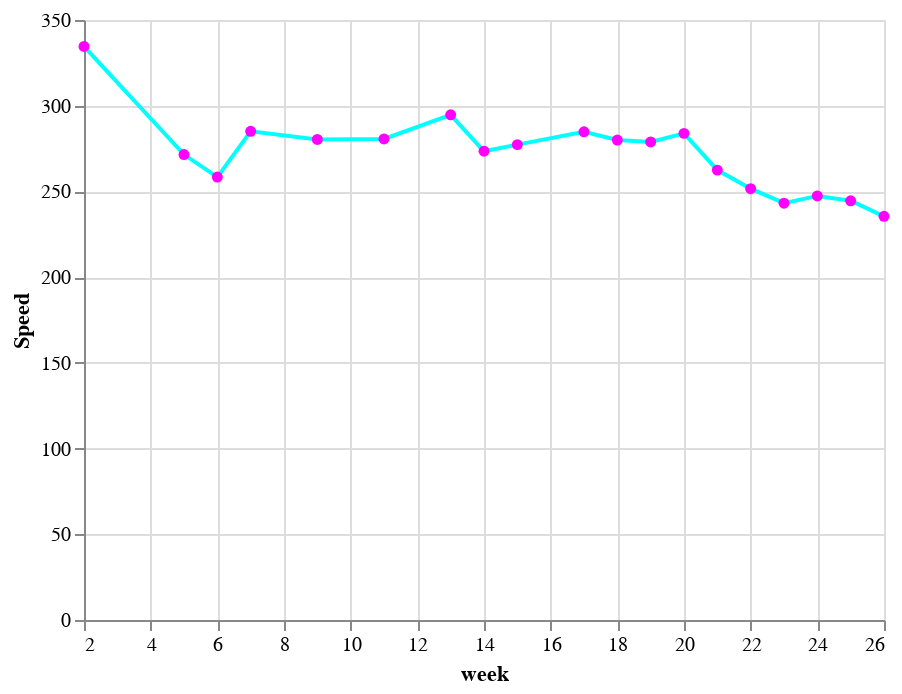

Notebook code for this chart:
### Code cell
# mit punkten (umständlich aber didaktisch wertvoll :-))
line = alt.Chart(df).mark_line(color="aqua").encode(
    alt.X("week"),
    alt.Y("average(seconds_per_km)", title="Speed")
    
)
points = alt.Chart(df).mark_circle(color="magenta").encode(
    alt.X("week"),
    alt.Y("average(seconds_per_km)", title="Speed")
    
)
line + points

### Figure 1 — Vega-Lite specification as saved in the notebook (floating-point values rounded to 4 significant figures)
{"$schema": "https://vega.github.io/schema/vega-lite/v4.8.1.json", "config": {"view": {"continuousHeight": 300, "continuousWidth": 400}}, "data": {"name": "data-31c7fd9393a38aac112a5c8ac5ad6139"}, "datasets": {"data-31c7fd9393a38aac112a5c8ac5ad6139": [{"Unnamed: 0": 182, "avgPace(/meter)": 0.3787, "calories(kcal)": 71, "date": "2022-01-10 20:39", "day_of_week": "Monday", "distance(m)": 1191, "distance_rounded": 1, "maxPace(/meter)": 7.246, "minPace(/meter)": 0.2501, "seconds_per_km": 380.4, "speed_per_km": "06:20.35", "sportTime(s)": 453, "startTime": "2022-01-10T13:39:17+00:00", "type": 1, "week": 2}, {"Unnamed: 0": 178, "avgPace(/meter)": 0.2878, "calories(kcal)": 60, "date": "2022-01-13 16:23", "day_of_week": "Thursday", "distance(m)": 1004, "distance_rounded": 1, "maxPace(/meter)": 2.342, "minPace(/meter)": 0.1982, "seconds_per_km": 288.8, "speed_per_km": "04:48.84", "sportTime(s)": 290, "startTime": "2022-01-13T09:23:16+00:00", "type": 1, "week": 2}, {"Unnamed: 0": 176, "avgPace(/meter)": 0.2637, "calories(kcal)": 39, "date": "2022-02-03 17:41", "day_of_week": "Thursday", "distance(m)": 1001, "distance_rounded": 1, "maxPace(/meter)": 0.609, "minPace(/meter)": 0.1993, "seconds_per_km": 264.7, "speed_per_km": "04:24.74", "sportTime(s)": 265, "startTime": "2022-02-03T10:41:12+00:00", "type": 1, "week": 5}, {"Unnamed: 0": 172, "avgPace(/meter)": 0.2803, "calories(kcal)": 50, "date": "2022-02-05 18:46", "day_of_week": "Saturday", "distance(m)": 1006, "distance_rounded": 1, "maxPace(/meter)": 0.6911, "minPace(/meter)": 0.229, "seconds_per_km": 281.3, "speed_per_km": "04:41.31", "sportTime(s)": 283, "startTime": "2022-02-05T11:46:47+00:00", "type": 1, "week": 5}, {"Unnamed: 0": 169, "avgPace(/meter)": 0.2675, "calories(kcal)": 34, "date": "2022-02-06 18:36", "day_of_week": "Sunday", "distance(m)": 1013, "distance_rounded": 1, "maxPace(/meter)": 0.6361, "minPace(/meter)": 0.2325, "seconds_per_km": 268.5, "speed_per_km": "04:28.51", "sportTime(s)": 272, "startTime": "2022-02-06T11:36:48+00:00", "type": 1, "week": 5}, {"Unnamed: 0": 166, "avgPace(/meter)": 0.26, "calories(kcal)": 39, "date": "2022-02-11 18:49", "day_of_week": "Friday", "distance(m)": 1004, "distance_rounded": 1, "maxPace(/meter)": 0.788, "minPace(/meter)": 0.198, "seconds_per_km": 262.9, "speed_per_km": "04:22.95", "sportTime(s)": 264, "startTime": "2022-02-11T11:49:54+00:00", "type": 1, "week": 6}, {"Unnamed: 0": 163, "avgPace(/meter)": 0.2552, "calories(kcal)": 44, "date": "2022-02-12 18:25", "day_of_week": "Saturday", "distance(m)": 1011, "distance_rounded": 1, "maxPace(/meter)": 0.5571, "minPace(/meter)": 0.1928, "seconds_per_km": 256.2, "speed_per_km": "04:16.18", "sportTime(s)": 259, "startTime": "2022-02-12T11:25:02+00:00", "type": 1, "week": 6}, {"Unnamed: 0": 161, "avgPace(/meter)": 0.255, "calories(kcal)": 37, "date": "2022-02-13 18:09", "day_of_week": "Sunday", "distance(m)": 1000, "distance_rounded": 1, "maxPace(/meter)": 0.576, "minPace(/meter)": 0.194, "seconds_per_km": 256, "speed_per_km": "04:16.00", "sportTime(s)": 256, "startTime": "2022-02-13T11:09:12+00:00", "type": 1, "week": 6}, {"Unnamed: 0": 157, "avgPace(/meter)": 0.2854, "calories(kcal)": 43, "date": "2022-02-14 18:50", "day_of_week": "Monday", "distance(m)": 1002, "distance_rounded": 1, "maxPace(/meter)": 0.7446, "minPace(/meter)": 0.2587, "seconds_per_km": 286.4, "speed_per_km": "04:46.43", "sportTime(s)": 287, "startTime": "2022-02-14T11:50:09+00:00", "type": 1, "week": 7}, {"Unnamed: 0": 155, "avgPace(/meter)": 0.2827, "calories(kcal)": 60, "date": "2022-02-16 18:12", "day_of_week": "Wednesday", "distance(m)": 1001, "distance_rounded": 1, "maxPace(/meter)": 2.165, "minPace(/meter)": 0.1834, "seconds_per_km": 283.7, "speed_per_km": "04:43.72", "sportTime(s)": 284, "startTime": "2022-02-16T11:12:40+00:00", "type": 1, "week": 7}, {"Unnamed: 0": 152, "avgPace(/meter)": 0.2793, "calories(kcal)": 55, "date": "2022-03-05 07:10", "day_of_week": "Saturday", "distance(m)": 1006, "distance_rounded": 1, "maxPace(/meter)": 0.6154, "minPace(/meter)": 0.2083, "seconds_per_km": 280.3, "speed_per_km": "04:40.32", "sportTime(s)": 282, "startTime": "2022-03-05T00:10:22+00:00", "type": 1, "week": 9}, {"Unnamed: 0": 150, "avgPace(/meter)": 0.2796, "calories(kcal)": 47, "date": "2022-03-18 18:26", "day_of_week": "Friday", "distance(m)": 1005, "distance_rounded": 1, "maxPace(/meter)": 0.8749, "minPace(/meter)": 0.2372, "seconds_per_km": 280.6, "speed_per_km": "04:40.60", "sportTime(s)": 282, "startTime": "2022-03-18T11:26:11+00:00", "type": 1, "week": 11}, {"Unnamed: 0": 146, "avgPace(/meter)": 0.2964, "calories(kcal)": 57, "date": "2022-03-28 18:45", "day_of_week": "Monday", "distance(m)": 1046, "distance_rounded": 1, "maxPace(/meter)": 0.639, "minPace(/meter)": 0.2149, "seconds_per_km": 297.3, "speed_per_km": "04:57.32", "sportTime(s)": 311, "startTime": "2022-03-28T11:45:13+00:00", "type": 1, "week": 13}, {"Unnamed: 0": 144, "avgPace(/meter)": 0.3011, "calories(kcal)": 57, "date": "2022-03-29 19:02", "day_of_week": "Tuesday", "distance(m)": 1003, "distance_rounded": 1, "maxPace(/meter)": 0.6835, "minPace(/meter)": 0.2301, "seconds_per_km": 302.1, "speed_per_km": "05:2.09", "sportTime(s)": 303, "startTime": "2022-03-29T12:02:25+00:00", "type": 1, "week": 13}, {"Unnamed: 0": 142, "avgPace(/meter)": 0.2837, "calories(kcal)": 49, "date": "2022-03-30 18:52", "day_of_week": "Wednesday", "distance(m)": 1001, "distance_rounded": 1, "maxPace(/meter)": 0.4753, "minPace(/meter)": 0.1658, "seconds_per_km": 284.7, "speed_per_km": "04:44.72", "sportTime(s)": 285, "startTime": "2022-03-30T11:52:16+00:00", "type": 1, "week": 13}, {"Unnamed: 0": 140, "avgPace(/meter)": 0.27, "calories(kcal)": 48, "date": "2022-04-04 17:57", "day_of_week": "Monday", "distance(m)": 1000, "distance_rounded": 1, "maxPace(/meter)": 0.7117, "minPace(/meter)": 0.2248, "seconds_per_km": 271, "speed_per_km": "04:31.00", "sportTime(s)": 271, "startTime": "2022-04-04T10:57:56+00:00", "type": 1, "week": 14}, {"Unnamed: 0": 137, "avgPace(/meter)": 0.273, "calories(kcal)": 51, "date": "2022-04-08 18:39", "day_of_week": "Friday", "distance(m)": 1000, "distance_rounded": 1, "maxPace(/meter)": 0.6707, "minPace(/meter)": 0.2315, "seconds_per_km": 274, "speed_per_km": "04:34.00", "sportTime(s)": 274, "startTime": "2022-04-08T11:39:28+00:00", "type": 1, "week": 14}, {"Unnamed: 0": 134, "avgPace(/meter)": 0.2744, "calories(kcal)": 45, "date": "2022-04-10 18:41", "day_of_week": "Sunday", "distance(m)": 1006, "distance_rounded": 1, "maxPace(/meter)": 0.6873, "minPace(/meter)": 0.2137, "seconds_per_km": 275.3, "speed_per_km": "04:35.35", "sportTime(s)": 277, "startTime": "2022-04-10T11:41:58+00:00", "type": 1, "week": 14}, {"Unnamed: 0": 131, "avgPace(/meter)": 0.277, "calories(kcal)": 44, "date": "2022-04-13 17:48", "day_of_week": "Wednesday", "distance(m)": 1000, "distance_rounded": 1, "maxPace(/meter)": 0.7634, "minPace(/meter)": 0.2038, "seconds_per_km": 278, "speed_per_km": "04:38.00", "sportTime(s)": 278, "startTime": "2022-04-13T10:48:11+00:00", "type": 1, "week": 15}, {"Unnamed: 0": 128, "avgPace(/meter)": 0.2756, "calories(kcal)": 39, "date": "2022-04-15 16:54", "day_of_week": "Friday", "distance(m)": 1005, "distance_rounded": 1, "maxPace(/meter)": 0.7968, "minPace(/meter)": 0.244, "seconds_per_km": 276.6, "speed_per_km": "04:36.62", "sportTime(s)": 278, "startTime": "2022-04-15T09:54:21+00:00", "type": 1, "week": 15}, {"Unnamed: 0": 125, "avgPace(/meter)": 0.2939, "calories(kcal)": 62, "date": "2022-04-26 18:40", "day_of_week": "Tuesday", "distance(m)": 1201, "distance_rounded": 1, "maxPace(/meter)": 1.115, "minPace(/meter)": 0.1997, "seconds_per_km": 294.8, "speed_per_km": "04:54.75", "sportTime(s)": 354, "startTime": "2022-04-26T11:40:21+00:00", "type": 1, "week": 17}, {"Unnamed: 0": 123, "avgPace(/meter)": 0.2685, "calories(kcal)": 48, "date": "2022-04-27 18:31", "day_of_week": "Wednesday", "distance(m)": 1002, "distance_rounded": 1, "maxPace(/meter)": 0.6803, "minPace(/meter)": 0.2187, "seconds_per_km": 269.5, "speed_per_km": "04:29.46", "sportTime(s)": 270, "startTime": "2022-04-27T11:31:56+00:00", "type": 1, "week": 17}, {"Unnamed: 0": 121, "avgPace(/meter)": 0.2774, "calories(kcal)": 50, "date": "2022-04-28 17:37", "day_of_week": "Thursday", "distance(m)": 1002, "distance_rounded": 1, "maxPace(/meter)": 0.8052, "minPace(/meter)": 0.221, "seconds_per_km": 278.4, "speed_per_km": "04:38.44", "sportTime(s)": 279, "startTime": "2022-04-28T10:37:51+00:00", "type": 1, "week": 17}, {"Unnamed: 0": 119, "avgPace(/meter)": 0.2974, "calories(kcal)": 89, "date": "2022-04-29 18:01", "day_of_week": "Friday", "distance(m)": 1651, "distance_rounded": 1, "maxPace(/meter)": 1.217, "minPace(/meter)": 0.2073, "seconds_per_km": 299.8, "speed_per_km": "04:59.82", "sportTime(s)": 495, "startTime": "2022-04-29T11:01:29+00:00", "type": 1, "week": 17}, {"Unnamed: 0": 117, "avgPace(/meter)": 0.2803, "calories(kcal)": 41, "date": "2022-05-01 16:48", "day_of_week": "Sunday", "distance(m)": 1006, "distance_rounded": 1, "maxPace(/meter)": 0.8224, "minPace(/meter)": 0.2239, "seconds_per_km": 281.3, "speed_per_km": "04:41.31", "sportTime(s)": 283, "startTime": "2022-05-01T09:48:50+00:00", "type": 1, "week": 17}, {"Unnamed: 0": 112, "avgPace(/meter)": 0.2761, "calories(kcal)": 42, "date": "2022-05-04 18:52", "day_of_week": "Wednesday", "distance(m)": 1007, "distance_rounded": 1, "maxPace(/meter)": 0.6135, "minPace(/meter)": 0.2112, "seconds_per_km": 277.1, "speed_per_km": "04:37.06", "sportTime(s)": 279, "startTime": "2022-05-04T11:52:29+00:00", "type": 1, "week": 18}, {"Unnamed: 0": 110, "avgPace(/meter)": 0.291, "calories(kcal)": 52, "date": "2022-05-05 18:15", "day_of_week": "Thursday", "distance(m)": 1000, "distance_rounded": 1, "maxPace(/meter)": 0.7042, "minPace(/meter)": 0.216, "seconds_per_km": 292, "speed_per_km": "04:52.00", "sportTime(s)": 292, "startTime": "2022-05-05T11:15:38+00:00", "type": 1, "week": 18}, {"Unnamed: 0": 107, "avgPace(/meter)": 0.2712, "calories(kcal)": 47, "date": "2022-05-06 17:16", "day_of_week": "Friday", "distance(m)": 1003, "distance_rounded": 1, "maxPace(/meter)": 0.7022, "minPace(/meter)": 0.2276, "seconds_per_km": 272.2, "speed_per_km": "04:32.18", "sportTime(s)": 273, "startTime": "2022-05-06T10:16:48+00:00", "type": 1, "week": 18}, {"Unnamed: 0": 104, "avgPace(/meter)": 0.278, "calories(kcal)": 52, "date": "2022-05-07 16:47", "day_of_week": "Saturday", "distance(m)": 1040, "distance_rounded": 1, "maxPace(/meter)": 212, "minPace(/meter)": 0.2129, "seconds_per_km": 278.8, "speed_per_km": "04:38.85", "sportTime(s)": 290, "startTime": "2022-05-07T09:47:30+00:00", "type": 1, "week": 18}, {"Unnamed: 0": 102, "avgPace(/meter)": 0.279, "calories(kcal)": 56, "date": "2022-05-08 18:24", "day_of_week": "Sunday", "distance(m)": 1026, "distance_rounded": 1, "maxPace(/meter)": 225, "minPace(/meter)": 0.2221, "seconds_per_km": 279.7, "speed_per_km": "04:39.73", "sportTime(s)": 287, "startTime": "2022-05-08T11:24:19+00:00", "type": 1, "week": 18}, {"Unnamed: 0": 99, "avgPace(/meter)": 0.278, "calories(kcal)": 59, "date": "2022-05-12 18:36", "day_of_week": "Thursday", "distance(m)": 1007, "distance_rounded": 1, "maxPace(/meter)": 178, "minPace(/meter)": 0.1781, "seconds_per_km": 279.0, "speed_per_km": "04:39.05", "sportTime(s)": 281, "startTime": "2022-05-12T11:36:50+00:00", "type": 1, "week": 19}, {"Unnamed: 0": 96, "avgPace(/meter)": 0.283, "calories(kcal)": 55, "date": "2022-05-13 18:36", "day_of_week": "Friday", "distance(m)": 1024, "distance_rounded": 1, "maxPace(/meter)": 201, "minPace(/meter)": 0.2015, "seconds_per_km": 284.2, "speed_per_km": "04:44.18", "sportTime(s)": 291, "startTime": "2022-05-13T11:36:23+00:00", "type": 1, "week": 19}, {"Unnamed: 0": 92, "avgPace(/meter)": 0.273, "calories(kcal)": 51, "date": "2022-05-15 18:36", "day_of_week": "Sunday", "distance(m)": 1028, "distance_rounded": 1, "maxPace(/meter)": 197, "minPace(/meter)": 0.1974, "seconds_per_km": 273.3, "speed_per_km": "04:33.35", "sportTime(s)": 281, "startTime": "2022-05-15T11:36:24+00:00", "type": 1, "week": 19}, {"Unnamed: 0": 89, "avgPace(/meter)": 0.288, "calories(kcal)": 63, "date": "2022-05-16 18:31", "day_of_week": "Monday", "distance(m)": 1046, "distance_rounded": 1, "maxPace(/meter)": 210, "minPace(/meter)": 0.2106, "seconds_per_km": 288.7, "speed_per_km": "04:48.72", "sportTime(s)": 302, "startTime": "2022-05-16T11:31:34+00:00", "type": 1, "week": 20}, {"Unnamed: 0": 86, "avgPace(/meter)": 0.293, "calories(kcal)": 63, "date": "2022-05-17 18:15", "day_of_week": "Tuesday", "distance(m)": 1049, "distance_rounded": 1, "maxPace(/meter)": 237, "minPace(/meter)": 0.2227, "seconds_per_km": 293.6, "speed_per_km": "04:53.61", "sportTime(s)": 308, "startTime": "2022-05-17T11:15:00+00:00", "type": 1, "week": 20}, {"Unnamed: 0": 82, "avgPace(/meter)": 0.2841, "calories(kcal)": 50.03, "date": "2022-05-21 20:48", "day_of_week": "Saturday", "distance(m)": 1003, "distance_rounded": 1, "maxPace(/meter)": 0.6219, "minPace(/meter)": 0.2232, "seconds_per_km": 286.1, "speed_per_km": "04:46.14", "sportTime(s)": 287, "startTime": "2022-05-21T13:48:24+00:00", "type": 1, "week": 20}, {"Unnamed: 0": 79, "avgPace(/meter)": 0.265, "calories(kcal)": 44.08, "date": "2022-05-22 17:22", "day_of_week": "Sunday", "distance(m)": 1000, "distance_rounded": 1, "maxPace(/meter)": 0.815, "minPace(/meter)": 0.2136, "seconds_per_km": 267, "speed_per_km": "04:27.00", "sportTime(s)": 267, "startTime": "2022-05-22T10:22:47+00:00", "type": 1, "week": 20}, {"Unnamed: 0": 76, "avgPace(/meter)": 0.265, "calories(kcal)": 50.33, "date": "2022-05-23 18:46", "day_of_week": "Monday", "distance(m)": 1000, "distance_rounded": 1, "maxPace(/meter)": 0.668, "minPace(/meter)": 0.2187, "seconds_per_km": 267, "speed_per_km": "04:27.00", "sportTime(s)": 267, "startTime": "2022-05-23T11:46:59+00:00", "type": 1, "week": 21}, {"Unnamed: 0": 73, "avgPace(/meter)": 0.2647, "calories(kcal)": 44.15, "date": "2022-05-24 18:54", "day_of_week": "Tuesday", "distance(m)": 1001, "distance_rounded": 1, "maxPace(/meter)": 0.9251, "minPace(/meter)": 0.2227, "seconds_per_km": 266.7, "speed_per_km": "04:26.73", "sportTime(s)": 267, "startTime": "2022-05-24T11:54:01+00:00", "type": 1, "week": 21}, {"Unnamed: 0": 70, "avgPace(/meter)": 0.2353, "calories(kcal)": 40.81, "date": "2022-05-25 17:56", "day_of_week": "Wednesday", "distance(m)": 1003, "distance_rounded": 1, "maxPace(/meter)": 0.9066, "minPace(/meter)": 0.1197, "seconds_per_km": 240.3, "speed_per_km": "04:0.28", "sportTime(s)": 241, "startTime": "2022-05-25T10:56:04+00:00", "type": 1, "week": 21}, {"Unnamed: 0": 67, "avgPace(/meter)": 0.2622, "calories(kcal)": 53.12, "date": "2022-05-26 17:17", "day_of_week": "Thursday", "distance(m)": 1003, "distance_rounded": 1, "maxPace(/meter)": 0.558, "minPace(/meter)": 0.1968, "seconds_per_km": 264.2, "speed_per_km": "04:24.21", "sportTime(s)": 265, "startTime": "2022-05-26T10:17:38+00:00", "type": 1, "week": 21}, {"Unnamed: 0": 64, "avgPace(/meter)": 0.2742, "calories(kcal)": 43.04, "date": "2022-05-27 18:35", "day_of_week": "Friday", "distance(m)": 1003, "distance_rounded": 1, "maxPace(/meter)": 0.757, "minPace(/meter)": 0.2449, "seconds_per_km": 276.2, "speed_per_km": "04:36.17", "sportTime(s)": 277, "startTime": "2022-05-27T11:35:19+00:00", "type": 1, "week": 21}, {"Unnamed: 0": 61, "avgPace(/meter)": 0.2677, "calories(kcal)": 51.33, "date": "2022-05-28 17:39", "day_of_week": "Saturday", "distance(m)": 1005, "distance_rounded": 1, "maxPace(/meter)": 0.6452, "minPace(/meter)": 0.2224, "seconds_per_km": 269.7, "speed_per_km": "04:29.65", "sportTime(s)": 271, "startTime": "2022-05-28T10:39:29+00:00", "type": 1, "week": 21}, {"Unnamed: 0": 58, "avgPace(/meter)": 0.251, "calories(kcal)": 41, "date": "2022-05-29 18:19", "day_of_week": "Sunday", "distance(m)": 1000, "distance_rounded": 1, "maxPace(/meter)": 0.4274, "minPace(/meter)": 0.1839, "seconds_per_km": 253, "speed_per_km": "04:13.00", "sportTime(s)": 253, "startTime": "2022-05-29T11:19:12+00:00", "type": 1, "week": 21}, {"Unnamed: 0": 55, "avgPace(/meter)": 0.25, "calories(kcal)": 48.92, "date": "2022-05-30 18:55", "day_of_week": "Monday", "distance(m)": 1004, "distance_rounded": 1, "maxPace(/meter)": 0.4058, "minPace(/meter)": 0.1746, "seconds_per_km": 252.0, "speed_per_km": "04:11.99", "sportTime(s)": 253, "startTime": "2022-05-30T11:55:16+00:00", "type": 1, "week": 22}, {"Unnamed: 0": 52, "avgPace(/meter)": 0.2575, "calories(kcal)": 49.91, "date": "2022-05-31 18:42", "day_of_week": "Tuesday", "distance(m)": 1006, "distance_rounded": 1, "maxPace(/meter)": 0.5513, "minPace(/meter)": 0.203, "seconds_per_km": 259.4, "speed_per_km": "04:19.44", "sportTime(s)": 261, "startTime": "2022-05-31T11:42:33+00:00", "type": 1, "week": 22}, {"Unnamed: 0": 49, "avgPace(/meter)": 0.2483, "calories(kcal)": 45.2, "date": "2022-06-03 18:03", "day_of_week": "Friday", "distance(m)": 1003, "distance_rounded": 1, "maxPace(/meter)": 0.8258, "minPace(/meter)": 0.1627, "seconds_per_km": 250.2, "speed_per_km": "04:10.25", "sportTime(s)": 251, "startTime": "2022-06-03T11:03:24+00:00", "type": 1, "week": 22}, {"Unnamed: 0": 46, "avgPace(/meter)": 0.2428, "calories(kcal)": 51.81, "date": "2022-06-04 18:38", "day_of_week": "Saturday", "distance(m)": 1001, "distance_rounded": 1, "maxPace(/meter)": 0.5981, "minPace(/meter)": 0.2102, "seconds_per_km": 244.8, "speed_per_km": "04:4.76", "sportTime(s)": 245, "startTime": "2022-06-04T11:38:21+00:00", "type": 1, "week": 22}, {"Unnamed: 0": 43, "avgPace(/meter)": 0.2348, "calories(kcal)": 30.82, "date": "2022-06-11 17:38", "day_of_week": "Saturday", "distance(m)": 1001, "distance_rounded": 1, "maxPace(/meter)": 0.5176, "minPace(/meter)": 0.1971, "seconds_per_km": 236.8, "speed_per_km": "03:56.76", "sportTime(s)": 237, "startTime": "2022-06-11T10:38:27+00:00", "type": 1, "week": 23}, {"Unnamed: 0": 39, "avgPace(/meter)": 0.2475, "calories(kcal)": 51.79, "date": "2022-06-12 17:47", "day_of_week": "Sunday", "distance(m)": 1006, "distance_rounded": 1, "maxPace(/meter)": 0.6472, "minPace(/meter)": 0.2005, "seconds_per_km": 249.5, "speed_per_km": "04:9.50", "sportTime(s)": 251, "startTime": "2022-06-12T10:47:29+00:00", "type": 1, "week": 23}, {"Unnamed: 0": 36, "avgPace(/meter)": 0.2562, "calories(kcal)": 56.05, "date": "2022-06-14 19:03", "day_of_week": "Tuesday", "distance(m)": 1003, "distance_rounded": 1, "maxPace(/meter)": 0.5627, "minPace(/meter)": 0.1935, "seconds_per_km": 258.2, "speed_per_km": "04:18.23", "sportTime(s)": 259, "startTime": "2022-06-14T12:03:23+00:00", "type": 1, "week": 24}, {"Unnamed: 0": 32, "avgPace(/meter)": 0.2443, "calories(kcal)": 47.92, "date": "2022-06-15 18:46", "day_of_week": "Wednesday", "distance(m)": 1011, "distance_rounded": 1, "maxPace(/meter)": 0.5219, "minPace(/meter)": 0.1885, "seconds_per_km": 246.3, "speed_per_km": "04:6.29", "sportTime(s)": 249, "startTime": "2022-06-15T11:46:25+00:00", "type": 1, "week": 24}, {"Unnamed: 0": 27, "avgPace(/meter)": 0.2405, "calories(kcal)": 33.65, "date": "2022-06-16 18:03", "day_of_week": "Thursday", "distance(m)": 1002, "distance_rounded": 1, "maxPace(/meter)": 0.5764, "minPace(/meter)": 0.1971, "seconds_per_km": 242.5, "speed_per_km": "04:2.51", "sportTime(s)": 243, "startTime": "2022-06-16T11:03:28+00:00", "type": 1, "week": 24}, {"Unnamed: 0": 23, "avgPace(/meter)": 0.2405, "calories(kcal)": 48.66, "date": "2022-06-17 18:03", "day_of_week": "Friday", "distance(m)": 1002, "distance_rounded": 1, "maxPace(/meter)": 0.4713, "minPace(/meter)": 0.1802, "seconds_per_km": 242.5, "speed_per_km": "04:2.51", "sportTime(s)": 243, "startTime": "2022-06-17T11:03:58+00:00", "type": 1, "week": 24}, {"Unnamed: 0": 18, "avgPace(/meter)": 0.2428, "calories(kcal)": 45, "date": "2022-06-21 19:23", "day_of_week": "Tuesday", "distance(m)": 1009, "distance_rounded": 1, "maxPace(/meter)": 0.5322, "minPace(/meter)": 0.1881, "seconds_per_km": 244.8, "speed_per_km": "04:4.80", "sportTime(s)": 247, "startTime": "2022-06-21T12:23:33+00:00", "type": 1, "week": 25}, {"Unnamed: 0": 15, "avgPace(/meter)": 0.2423, "calories(kcal)": 49.76, "date": "2022-06-23 18:16", "day_of_week": "Thursday", "distance(m)": 1003, "distance_rounded": 1, "maxPace(/meter)": 0.627, "minPace(/meter)": 0.1883, "seconds_per_km": 244.3, "speed_per_km": "04:4.27", "sportTime(s)": 245, "startTime": "2022-06-23T11:16:47+00:00", "type": 1, "week": 25}, {"Unnamed: 0": 10, "avgPace(/meter)": 0.2365, "calories(kcal)": 48.67, "date": "2022-06-27 18:45", "day_of_week": "Monday", "distance(m)": 1002, "distance_rounded": 1, "maxPace(/meter)": 0.6246, "minPace(/meter)": 0.1815, "seconds_per_km": 238.5, "speed_per_km": "03:58.52", "sportTime(s)": 239, "startTime": "2022-06-27T11:45:38+00:00", "type": 1, "week": 26}, {"Unnamed: 0": 7, "avgPace(/meter)": 0.2323, "calories(kcal)": 39.65, "date": "2022-06-28 18:07", "day_of_week": "Tuesday", "distance(m)": 1003, "distance_rounded": 1, "maxPace(/meter)": 0.4755, "minPace(/meter)": 0.1836, "seconds_per_km": 234.3, "speed_per_km": "03:54.30", "sportTime(s)": 235, "startTime": "2022-06-28T11:07:21+00:00", "type": 1, "week": 26}, {"Unnamed: 0": 4, "avgPace(/meter)": 0.2283, "calories(kcal)": 33.62, "date": "2022-06-29 19:02", "day_of_week": "Wednesday", "distance(m)": 1003, "distance_rounded": 1, "maxPace(/meter)": 0.5453, "minPace(/meter)": 0.1936, "seconds_per_km": 230.3, "speed_per_km": "03:50.31", "sportTime(s)": 231, "startTime": "2022-06-29T12:02:34+00:00", "type": 1, "week": 26}, {"Unnamed: 0": 1, "avgPace(/meter)": 0.2368, "calories(kcal)": 36.82, "date": "2022-06-30 19:31", "day_of_week": "Thursday", "distance(m)": 1001, "distance_rounded": 1, "maxPace(/meter)": 0.6545, "minPace(/meter)": 0.1648, "seconds_per_km": 238.8, "speed_per_km": "03:58.76", "sportTime(s)": 239, "startTime": "2022-06-30T12:31:18+00:00", "type": 1, "week": 26}]}, "layer": [{"encoding": {"x": {"field": "week", "type": "quantitative"}, "y": {"aggregate": "average", "field": "seconds_per_km", "title": "Speed", "type": "quantitative"}}, "mark": {"color": "aqua", "type": "line"}}, {"encoding": {"x": {"field": "week", "type": "quantitative"}, "y": {"aggregate": "average", "field": "seconds_per_km", "title": "Speed", "type": "quantitative"}}, "mark": {"color": "magenta", "type": "circle"}}]}
